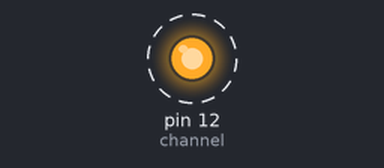
A program run on a simulated Raspberry Pi (header pin numbers). Shown: output pins drawn as LEDs (lit = HIGH). Dashed ring = blinking. What the program prints to the terminal is not drawn. At 20.0 s the program stops and its outputs stay as they are.

Above: at 0.5 s.
Timing chart, 0 to 4.6 s (numbered marks = the images above):
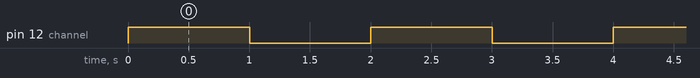

Measured:
- by itself, pin 12 (channel): alternates HIGH for 1.0 s and LOW for 1.0 s, 20 changes in all, then stays LOW

The program:

led_blink.py
```python
import time
import RPi.GPIO as GPIO

# Shows Raspberry pi info
print(GPIO.RPI_INFO)
# Setting pins board mode
GPIO.setmode(GPIO.BOARD)  # or GPIO.setmode(GPIO.BCM)
# Disable warnings
GPIO.setwarnings(False)
# Setup channels
channel = 12
GPIO.setup(channel, GPIO.OUT, initial=GPIO.LOW)

try:
    # Looping and adding delays for led blinking
    for i in range(10):
        GPIO.output(channel, GPIO.HIGH)
        print("LED ON")
        time.sleep(1)
        GPIO.output(channel, GPIO.LOW)
        print("LED OFF")
        time.sleep(1)

finally:
    GPIO.cleanup()
```
